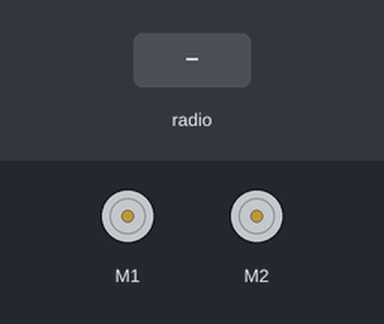
Simulated run of this program. Board: BBC micro:bit (MakeCode). Parts: 2 × DC motor (green arrow = forward, orange = backward, longer = faster). The inputs (shaded band) are chosen by the test bench.

Above: at 1.2 s.
1.3 s: radio message "L" arrives
At 1.47 s:
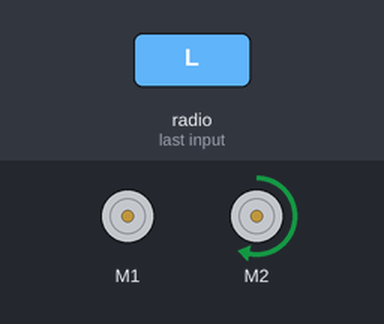
4.3 s: radio message "A" arrives
At 4.6 s:
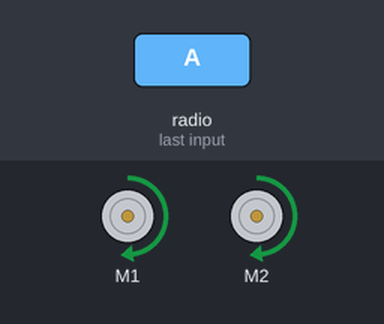
5.8 s: radio message "R" arrives
At 5.98 s:
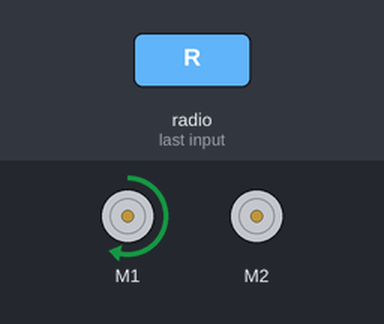
8.8 s: radio message "D" arrives
At 9.6 s:
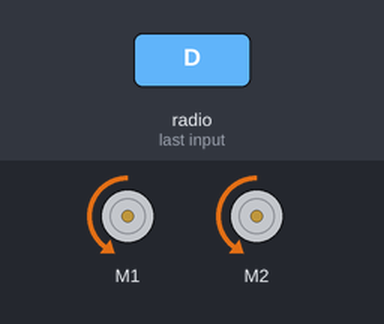
10.3 s: radio message "B" arrives
At 10.9 s:
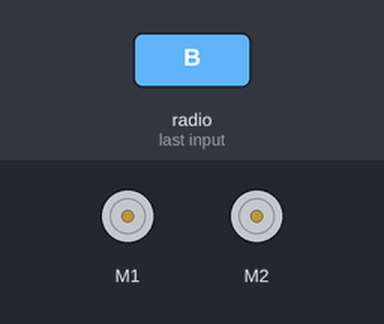
Timing chart, 0 to 12.8 s (numbered marks = the images above; inputs shaded):
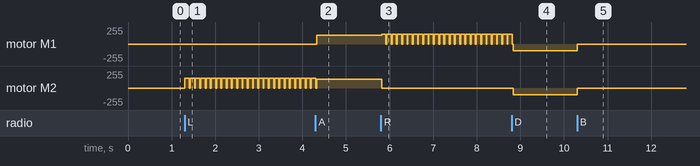

Measured:
- after the input at 1.3 s, motor M2: alternates forward 150/255 for 0.10 s and stopped for 0.02 s, starting at once
- after the input at 4.3 s, motor M1: stopped → forward 130/255 at once
- after the input at 5.8 s, motor M1: alternates forward 150/255 for 0.10 s and stopped for 0.02 s, starting at once; motor M2: forward 130/255 → stopped at once
- after the input at 8.8 s, motor M2: stopped → backward 100/255 at once
- after the input at 10.3 s, motor M1, motor M2: backward 100/255 → stopped at once

The program:

main.ts
```typescript
radio.onReceivedString(function (receivedString) {
    if (receivedString == "A") {
        status = 1
    } else if (receivedString == "L") {
        status = 2
    } else if (receivedString == "R") {
        status = 3
    } else if (receivedString == "B") {
        status = 4
    } else if (receivedString == "D") {
        status = 5
    } else {

    }
})
let status = 0
radio.setGroup(1)
status = 0
basic.forever(function () {
    if (status == 1) {
        maqueen.motorRun(maqueen.Motors.All, maqueen.Dir.CW, 130)
    } else if (status == 2) {
        maqueen.motorRun(maqueen.Motors.M1, maqueen.Dir.CW, 0)
        maqueen.motorRun(maqueen.Motors.M2, maqueen.Dir.CW, 150)
        basic.pause(100)
        maqueen.motorStop(maqueen.Motors.All)
    } else if (status == 3) {
        maqueen.motorRun(maqueen.Motors.M1, maqueen.Dir.CW, 150)
        maqueen.motorRun(maqueen.Motors.M2, maqueen.Dir.CW, 0)
        basic.pause(100)
        maqueen.motorStop(maqueen.Motors.All)
    } else if (status == 4) {
        maqueen.motorRun(maqueen.Motors.M1, maqueen.Dir.CW, 0)
        maqueen.motorRun(maqueen.Motors.M2, maqueen.Dir.CW, 0)
    } else if (status == 5) {
        maqueen.motorRun(maqueen.Motors.All, maqueen.Dir.CCW, 100)
    } else {
        maqueen.motorRun(maqueen.Motors.M1, maqueen.Dir.CW, 0)
        maqueen.motorRun(maqueen.Motors.M2, maqueen.Dir.CW, 0)
    }
})
```

test.ts
```typescript
// テストはここに来ます。このパッケージが拡張機能として使用されるときにはコンパイルされません。
```
